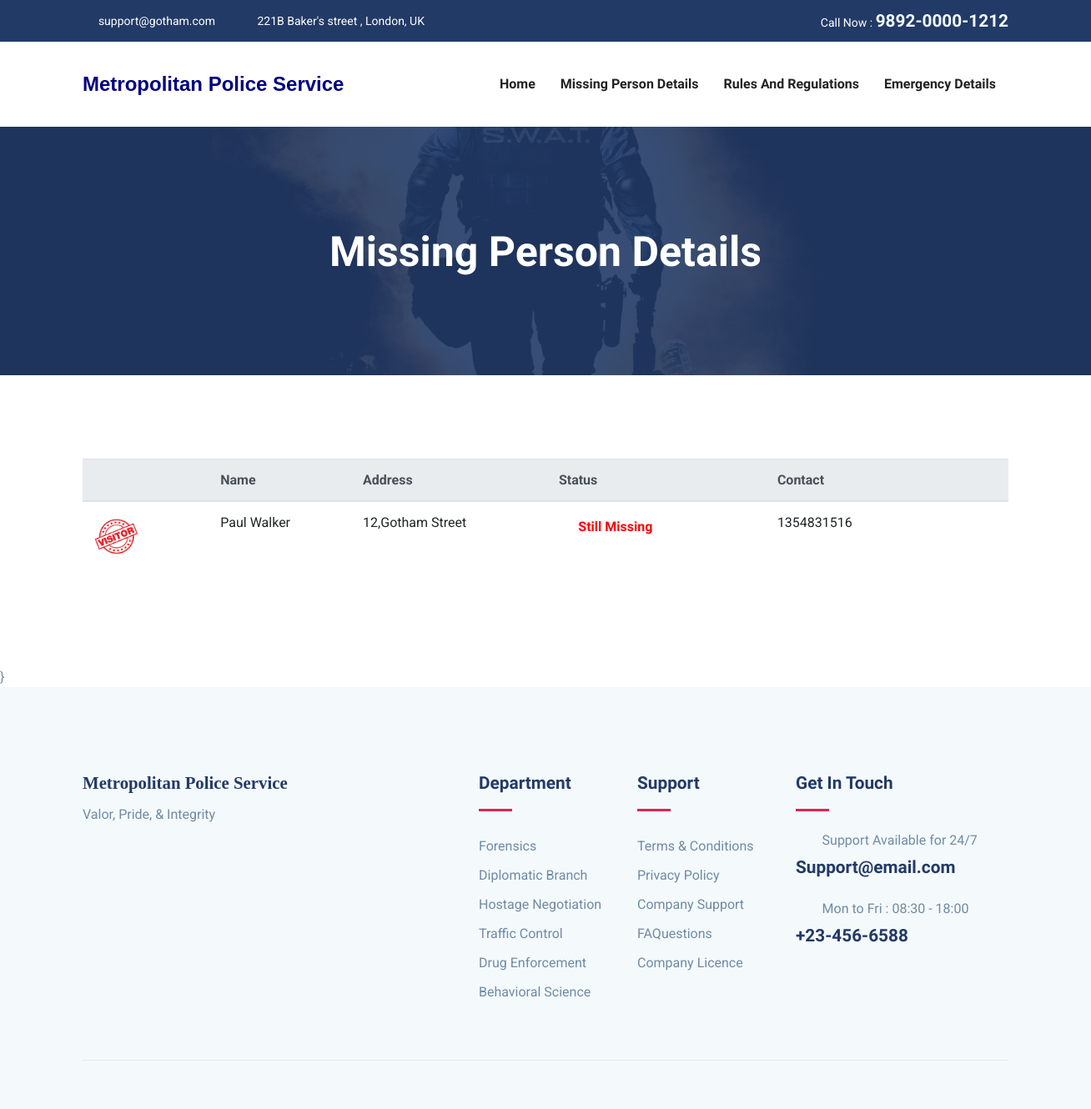
Screenshot of /missing/ with the database file from the repository.
### myapp/models.py (models this page shows, shortened)
class Missing(models.Model):
    fname=models.CharField(max_length=50)
    lname=models.CharField(max_length=50)
    address=models.CharField(max_length=100)
    area=models.CharField(max_length=50)
    height=models.CharField(max_length=10)
    weight=models.CharField(max_length=10)
    contact=models.CharField(max_length=10)
    status=models.BooleanField(default=False)
    pic=models.FileField(null = True, blank=True, default='default.jpg')

### myapp/views.py (the view)
# urls.py: path('missing/',views.missing,name='missing'),
def missing(request):
    miss=Missing.objects.all()
    return render(request,'missing.html',{'miss':miss})

### myapp/templates/missing.html (shortened to what this page needs)
{% extends 'header.html' %}
{% load static %}
{% block content %}
<section class="page-title back-9550">
	<div class="container">
	  <div class="row">
		<div class="col-md-12">
		  <div class="block text-center">
			<h1 class="text-capitalize mb-5 text-lg">Missing Person details</h1>
		  </div>
		</div>
	  </div>
	</div>
  </section>
  <section class="contact-form-wrap section">
    <div class="container">
        <div class="row">
            <div class="col-lg-12 col-md-12 col-sm-12">
            <table class="table align-items-center table-flush">
                <thead class="thead-light">
                    <tr>
                        <th scope="col" class="sort" data-sort="name">    </th>
                        <th scope="col" class="sort" data-sort="budget">Name</th>
                        <th scope="col" class="sort" data-sort="status">Address</th>
                        <th scope="col" class="sort" data-sort="status">Status</th>
                        <th scope="col">Contact</th>
                        <th>          </th>
                    </tr>
                </thead>
                {% for entry in miss %}
                <div class="row">
                  <tbody class="list">
                      <th scope="row">
                      <div class="media align-items-center">
                          <a href="#" class="avatar rounded-circle mr-3">
                          <img alt="Image placeholder" src="{{entry.pic.url}}" style = "border-radius: 3cm; height : 1.5cm ; width : 1.5cm;">
                          </a>
                      </div>
                      </th>
                      <td class="budget">
                      {{entry.fname}} {{entry.lname}}
                    </td>
                      <td>
                        {{entry.address}}
                      </td>
                      <td>
                        <span class="badge badge-dot mr-4">
                            {% if entry.status == True %}
                            <h6 style="color: #63f542;"><i class="icofont-tick-mark" style="color: #63f542; font-size: 150%;"></i>Person Found</h6>
                            {% else %}
                            <h6 style="color: red;"><i class="icofont-sand-clock" style="color: red;font-size: 150%;" ></i>Still Missing</h6>
                            {% endif %}
                        </span>
                        </td>
                      <td>
                      {{entry.contact}}
                      </td>
                      <td>
                        <div class="nav-item dropdown">
                          <a class="nav-link dropdown-toggle" data-toggle="dropdow"><i class="icofont-listine-dots"></i></a>
                        </div>
                      </td>
                  </tbody>
                  {% endfor %}
            </table>
        </div>
    </div>
</div>
</section>
{% endblock %}

### myapp/static/css/style.css (style rules this page uses)
html { overflow-x: hidden; }
body { line-height: 1.6; font-family: "Roboto", sans-serif; -webkit-font-smoothing: antialiased; font-size: 16px; color: #6F8BA4; font-weight: 400; }
h1, .h1, h2, .h2, h3, .h3, h4, .h4, h5, .h5, h6, .h6 { font-family: "Exo", sans-serif; font-weight: 700; color: #222; }
h1, .h1 { font-size: 2.5rem; }
h6, .h6 { font-size: 1rem; }
.section { padding: 100px 0; }
.text-lg { font-size: 3.75rem; }
a { color: #222; text-decoration: none; transition: all .35s ease; }
.page-title { padding: 120px 0px 70px 0px; position: relative; }
.page-title .block h1 { color: #fff; }
.text-lg { font-size: 50px; }
.dropdown-toggle::after { display: none; }
.back-9550 { background: url("../images/bg/swat.jpg") no-repeat 50% 50%; background-size: cover; position: relative; }

### rows the page displays
Missing: pic (picture), fname "Paul", lname "Walker", address "12,Gotham Street", status False (drawn), contact "1354831516"
